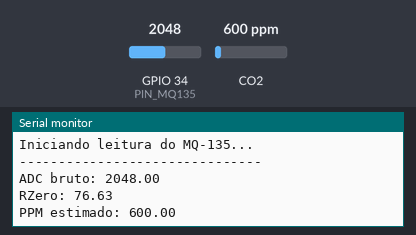
Recording of a sketch running on a simulated ESP32. Parts: the last lines printed to the serial monitor. The inputs (shaded band) are chosen by the test bench; at power-on: CO2 600 ppm, GPIO 34 (PIN_MQ135) = 2048.

Above: at 3.2 s.
3.3 s: CO2 set to 452 ppm
At 4.2 s:
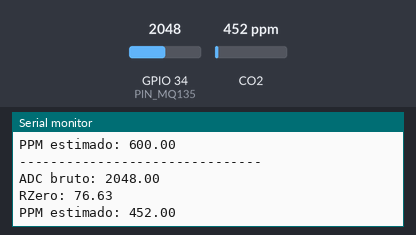
5.3 s: GPIO 34 (PIN_MQ135) set to 2866
At 7.1 s:
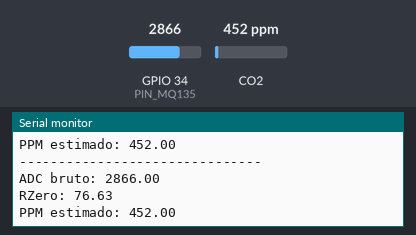
7.3 s: CO2 set to 1050 ppm
At 9.0 s:
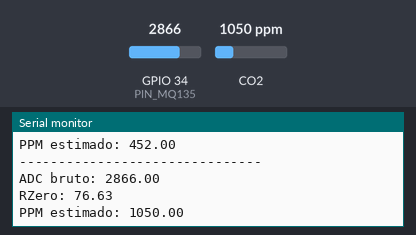
9.3 s: GPIO 34 (PIN_MQ135) set to 3603
At 10.4 s:
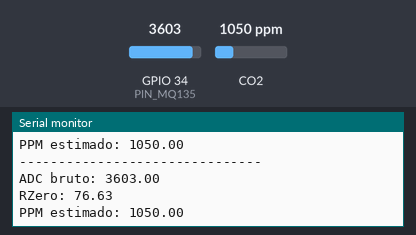
Timing chart, 0 to 12.3 s (numbered marks = the images above; inputs shaded):
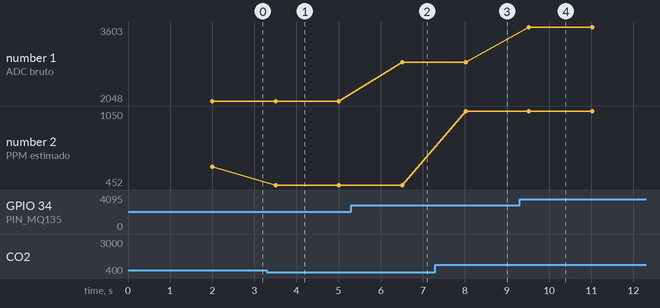

The sketch:

mq135_sensor.ino
```cpp
#include "MQ135.h"

#define PIN_MQ135 34   // ESP32: GPIO34 (somente entrada analógica)
// Para Arduino UNO use: A0
// Para ESP8266 use: A0

MQ135 mq135_sensor(PIN_MQ135);

void setup() {
  Serial.begin(115200);
  delay(2000);
  Serial.println("Iniciando leitura do MQ-135...");
}

void loop() {
  float raw_adc = analogRead(PIN_MQ135);
  float rzero = mq135_sensor.getRZero();
  float ppm = mq135_sensor.getPPM();

  Serial.println("-------------------------------");
  Serial.print("ADC bruto: ");
  Serial.println(raw_adc);

  Serial.print("RZero: ");
  Serial.println(rzero);

  Serial.print("PPM estimado: ");
  Serial.println(ppm);

  delay(1500);
}
```

Measured:
- after the input at 3.3 s, the serial monitor: prints a new line after 0.21 s (image 1)
- after the input at 5.3 s, the serial monitor: prints a new line after 1.2 s (image 2)
- after the input at 7.3 s, the serial monitor: prints a new line after 0.71 s (image 3)
- after the input at 9.3 s, the serial monitor: prints a new line after 0.22 s (image 4)
- plotted number 1: 2048 → 2866 after the input at 5.3 s, 2866 → 3603 after the input at 9.3 s
- plotted number 2: 600 → 452 after the input at 3.3 s, 452 → 1050 after the input at 7.3 s
